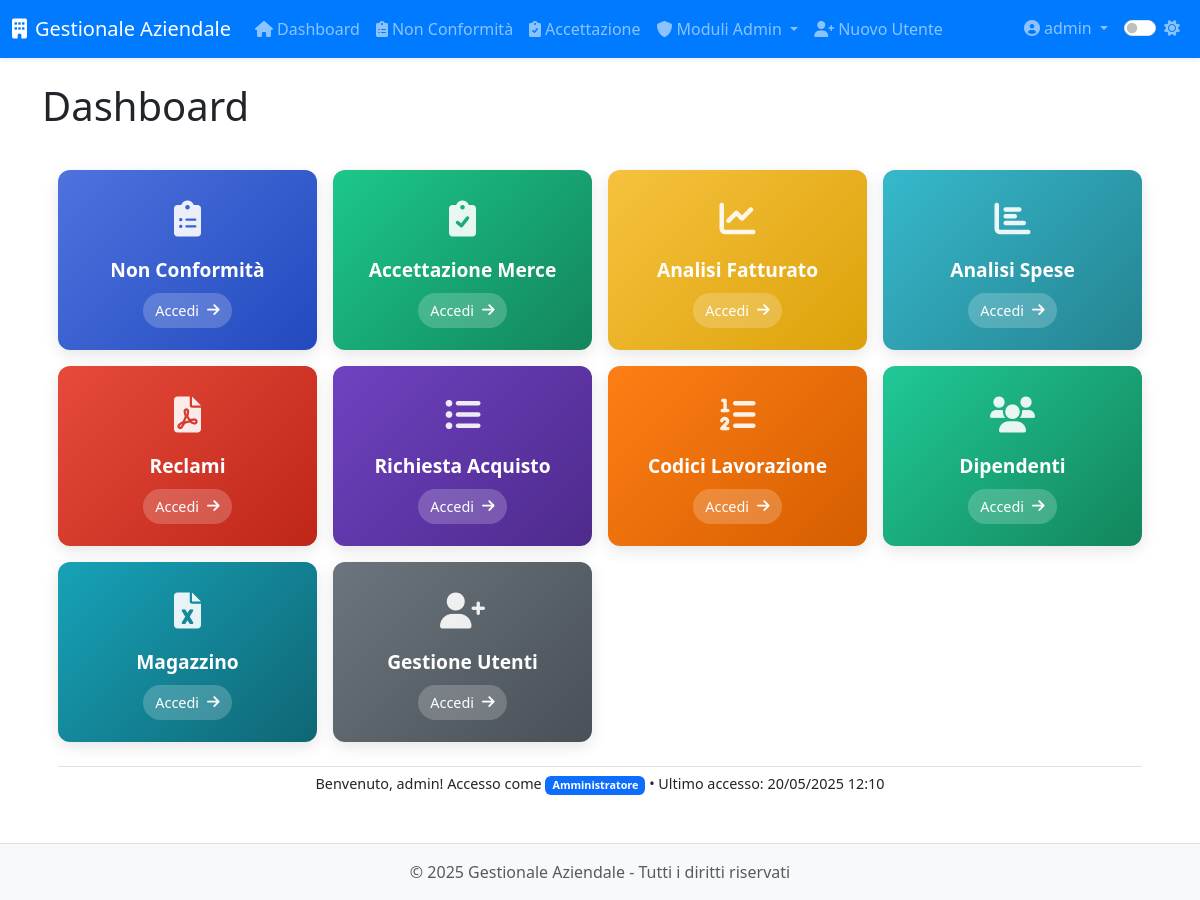
The page /index (signed in) on the database as committed earlier.
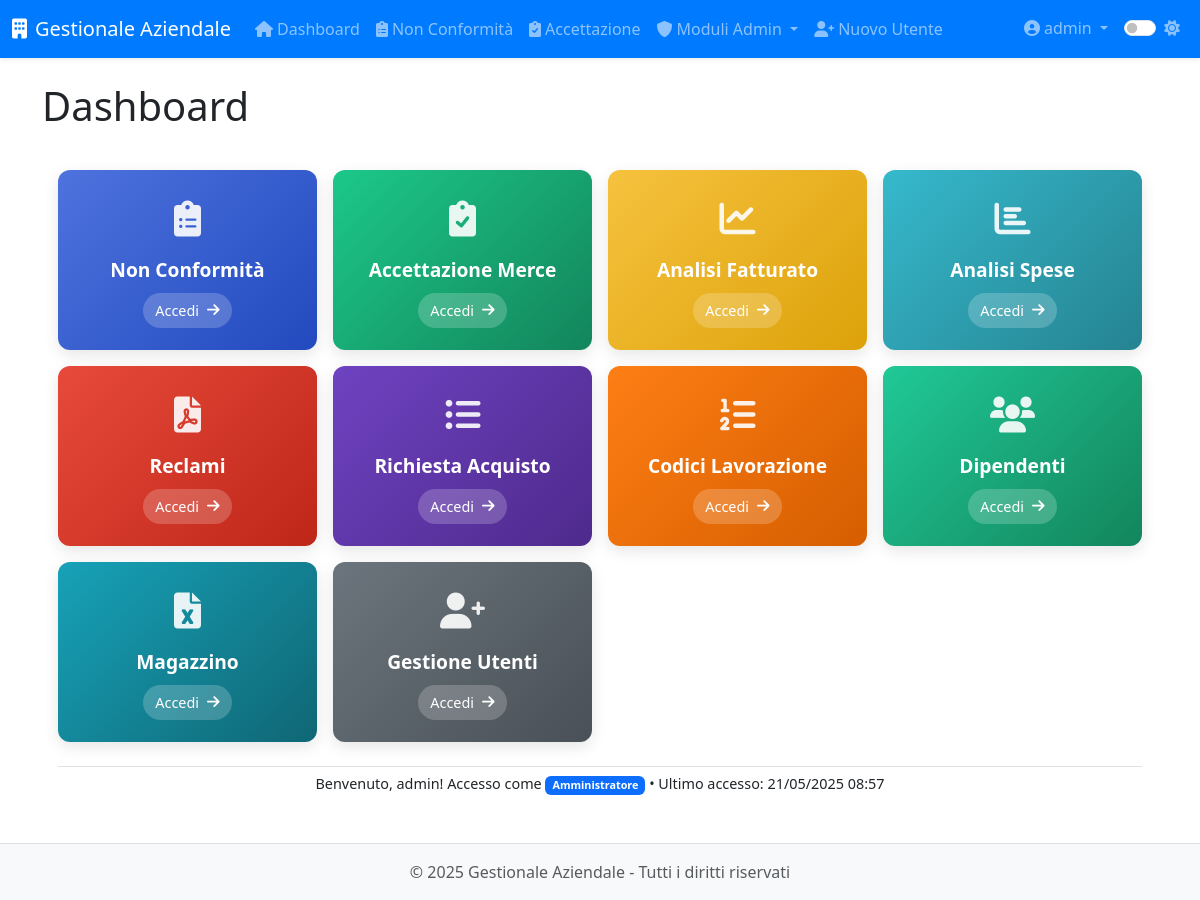
The same page on the database as committed later.
### app/models.py (models this page shows, shortened)
class User(UserMixin, db.Model):
    __tablename__ = 'users'
    id = db.Column(db.Integer, primary_key=True)
    username = db.Column(db.String(64), unique=True, nullable=False, index=True)
    email = db.Column(db.String(120))
    password_hash = db.Column(db.String(128), nullable=False)
    role = db.Column(db.String(20), default='operatore')  # 'operatore' o 'admin'
    created_at = db.Column(db.DateTime, default=datetime.utcnow)
    last_login = db.Column(db.DateTime)
    is_active = db.Column(db.Boolean, default=True)
    modulo1_entries = db.relationship('Modulo1Entry',
                               backref='author',
                               lazy='dynamic',
                               foreign_keys='Modulo1Entry.user_id')
    modulo5_entries = db.relationship('Modulo5Entry',
                               backref='author',
                               lazy='dynamic',
                               foreign_keys='Modulo5Entry.user_id')
    def is_admin(self):
        return self.role == 'admin'

### app/routes/dashboard.py (the view)
@dashboard.route('/')
@dashboard.route('/index')
@login_required
def index():
    stats = {
        'modulo1_count': 0,
        'modulo1_unviewed': 0,
        'modulo5_count': 0,
        'modulo5_unviewed': 0,
        'fatturato_totale': 0,
        'clienti_count': 0,
        'users_count': 0,
        'admin_count': 0,
        'operatori_count': 0
    }
    if current_user.is_admin():
        stats['modulo1_count'] = Modulo1Entry.query.count()
        stats['modulo1_unviewed'] = Modulo1Entry.query.filter_by(viewed=False).count()
        stats['modulo5_count'] = Modulo5Entry.query.count()
        stats['modulo5_unviewed'] = Modulo5Entry.query.filter_by(viewed=False).count()
        stats['fatturato_totale'] = db.session.query(func.sum(Fatturato.importo)).scalar() or 0
        stats['clienti_count'] = Cliente.query.count()
        stats['users_count'] = User.query.count()
        stats['admin_count'] = User.query.filter_by(role='admin').count()
        stats['operatori_count'] = User.query.filter_by(role='operatore').count()
    recent_activities = []  # opzionalmente da implementare
    return render_template('dashboard/index.html', title='Dashboard', stats=stats, recent_activities=recent_activities)

### app/__init__.py (called while the page is built)
def register_jinja_filters(app):
    @app.template_filter('format_date')
    def format_date(value, format='%d/%m/%Y'):
        if value:
            return value.strftime(format)
        return ""
    @app.template_filter('format_currency')
    def format_currency(value):
        """Formatta un valore come valuta"""
        if value is not None:
            return f"€ {value:,.2f}".replace(",", "X").replace(".", ",").replace("X", ".")
        return "€ 0,00"
    @app.template_filter('truncate_text')
    def truncate_text(text, length=100):
        """Tronca il testo alla lunghezza specificata"""
        if text and len(text) > length:
            return text[:length] + "..."
        return text if text else ""

### app/models.py (called while the page is built)
@login_manager.user_loader
def load_user(id):
    return User.query.get(int(id))

### app/templates/dashboard/index.html (shortened to what the changed rows need)
{% extends "base.html" %}
{% block content %}
<div class="dashboard-container">
    <div class="dashboard-footer">
        <p class="dashboard-subtitle">Benvenuto, {{ current_user.username }}! Accesso come
            <span class="badge bg-{{ 'primary' if current_user.is_admin() else 'secondary' }}">
                {{ 'Amministratore' if current_user.is_admin() else 'Operatore' }}
            </span>
            • Ultimo accesso:
            {% if current_user.last_login %}
                {{ current_user.last_login | format_date('%d/%m/%Y %H:%M') }}
            {% else %}
                Prima volta
            {% endif %}
        </p>
    </div>
</div>
{% endblock %}

### app/templates/base.html (shortened to what this page needs)
<!DOCTYPE html>
<html lang="it">
<head>
    <link href="https://cdn.jsdelivr.net/npm/bootstrap@5.3.0-alpha1/dist/css/bootstrap.min.css" rel="stylesheet">
    <link rel="stylesheet" href="https://cdnjs.cloudflare.com/ajax/libs/font-awesome/6.0.0/css/all.min.css">
    <link id="theme-style" rel="stylesheet" href="{{ url_for('static', filename='css/theme-' + theme + '.css') }}">
    <link rel="stylesheet" href="{{ url_for('static', filename='css/style.css') }}">
    <link rel="stylesheet" href="{{ url_for('static', filename='css/modulo8.css') }}">
</head>
<body>
    <header class="navbar navbar-expand-lg navbar-dark bg-primary sticky-top shadow-sm">
        <div class="container-fluid">
            <a class="navbar-brand" href="{{ url_for('dashboard.index') }}">
                <i class="fas fa-building me-2"></i>{{ app_name }}
            </a>
            <div class="collapse navbar-collapse" id="navbarMain">
                {% if current_user.is_authenticated %}
                <ul class="navbar-nav me-auto">
                    <li class="nav-item">
                        <a class="nav-link" href="{{ url_for('dashboard.index') }}">
                            <i class="fas fa-home me-1"></i>Dashboard
                        </a>
                    </li>
                    <li class="nav-item">
                        <a class="nav-link" href="{{ url_for('modulo1.index') }}">
                            <i class="fas fa-clipboard-list me-1"></i>Non Conformità
                        </a>
                    </li>
                    <li class="nav-item">
                        <a class="nav-link" href="{{ url_for('modulo5.index') }}">
                            <i class="fas fa-clipboard-check me-1"></i>Accettazione
                        </a>
                    </li>
                    {% if current_user.is_admin() %}
                    <li class="nav-item dropdown">
                        <a class="nav-link dropdown-toggle" href="#" id="adminModulesDropdown" data-bs-toggle="dropdown">
                            <i class="fas fa-shield-alt me-1"></i>Moduli Admin
                        </a>
                    </li>
                    <li class="nav-item">
                        <a class="nav-link" href="{{ url_for('auth.register') }}">
                            <i class="fas fa-user-plus me-1"></i>Nuovo Utente
                        </a>
                    </li>
                    {% endif %}
                </ul>
                <ul class="navbar-nav ms-auto">
                    <li class="nav-item dropdown">
                        <a class="nav-link dropdown-toggle" href="#" id="userDropdown" data-bs-toggle="dropdown">
                            <i class="fas fa-user-circle me-1"></i>{{ current_user.username }}
                        </a>
                    </li>
                    <li class="nav-item">
                        <div class="nav-link">
                            <div class="form-check form-switch">
                                <input class="form-check-input" type="checkbox" id="darkModeToggle" {% if theme == 'dark' %}checked{% endif %}>
                                <label class="form-check-label" for="darkModeToggle">
                                    <i id="theme-icon" class="fas {% if theme == 'dark' %}fa-moon{% else %}fa-sun{% endif %}"></i>
                                </label>
                            </div>
                        </div>
                    </li>
                </ul>
                {% endif %}
            </div>
        </div>
    </header>
    <main class="container py-4">
        <div class="page-header mb-4">
            <h1>{% block page_title %}{{ title }}{% endblock %}</h1>
        </div>
        {% block content %}{% endblock %}
    </main>
    <footer class="footer mt-auto py-3 bg-light">
        <div class="container text-center">
            <span class="text-muted">&copy; {{ current_year }} {{ app_name }} - Tutti i diritti riservati</span>
        </div>
    </footer>
</body>
</html>

Rows that differ between the two databases and show on the page:
changed User "admin": last_login "20/05/2025 12:10" → "21/05/2025 08:57"
